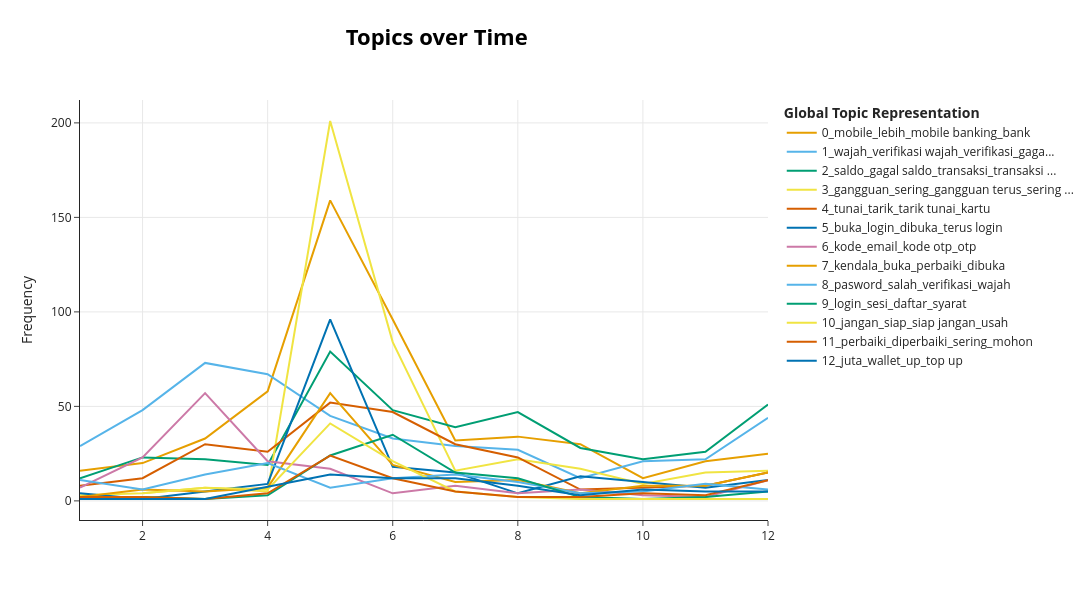

This figure's notebook cell:
### Markdown cell above
### 8.5 BERTopic native interactive plot

Quick interactive overview via plotly. Useful untuk eksplorasi, terlalu crowded untuk publication.

### Code cell
fig_native = topic_model_phase_c.visualize_topics_over_time(
    topics_over_time,
    top_n_topics=13,
    width=1200,
    height=600,
)
fig_native.show()

### Figure 1 — Plotly figure (JSON) as saved in the notebook; plotly's stock layout.template omitted (floating-point values rounded to 4 significant figures)
{"data": [{"hoverinfo": "text", "hovertext": ["<b>Topic 0</b><br>Words: mobile, lebih, fitur, mobile banking, kan", "<b>Topic 0</b><br>Words: mobile, lebih, mobile banking, mutasi, fitur", "<b>Topic 0</b><br>Words: mobile, mobile banking, lebih, lengkap, bank", "<b>Topic 0</b><br>Words: mobile, lebih, mobile banking, transaksi, pakai", "<b>Topic 0</b><br>Words: mobile, lebih, mobile banking, bank, pakai", "<b>Topic 0</b><br>Words: mobile, lebih, mobile banking, transaksi, pakai", "<b>Topic 0</b><br>Words: lebih, mobile, bank, pakai, transaksi", "<b>Topic 0</b><br>Words: mobile, mobile banking, lebih, lengkap, bank", "<b>Topic 0</b><br>Words: mobile, lebih, mobile banking, transaksi, bagus", "<b>Topic 0</b><br>Words: mobile, pakai, dokumen, rekening, menu", "<b>Topic 0</b><br>Words: mobile, lebih, kerja, mobile banking, bank", "<b>Topic 0</b><br>Words: mobile, lebih, bank, mobile banking, rekening"], "marker": {"color": "#E69F00"}, "mode": "lines", "name": "0_mobile_lebih_mobile banking_bank", "type": "scatter", "x": [1, 2, 3, 4, 5, 6, 7, 8, 9, 10, 11, 12], "y": [16, 20, 33, 58, 159, 96, 32, 34, 30, 12, 21, 25]}, {"hoverinfo": "text", "hovertext": ["<b>Topic 1</b><br>Words: wajah, verifikasi wajah, verifikasi, wajah gagal, gagal terus", "<b>Topic 1</b><br>Words: wajah, verifikasi wajah, verifikasi, gagal terus, mengikuti", "<b>Topic 1</b><br>Words: wajah, verifikasi wajah, verifikasi, gagal terus, wajah gagal", "<b>Topic 1</b><br>Words: wajah, verifikasi wajah, verifikasi, gagal terus, wajah gagal", "<b>Topic 1</b><br>Words: wajah, verifikasi wajah, verifikasi, gagal terus, verivikasi", "<b>Topic 1</b><br>Words: wajah, verifikasi wajah, verifikasi, gagal terus, wajah gagal", "<b>Topic 1</b><br>Words: wajah, verifikasi wajah, verifikasi, wajah susah, gagal terus", "<b>Topic 1</b><br>Words: wajah, verifikasi, verifikasi wajah, gagal terus, wajah gagal", "<b>Topic 1</b><br>Words: wajah, verifikasi wajah, verifikasi, gagal terus, wajah gagal", "<b>Topic 1</b><br>Words: wajah, verifikasi wajah, verifikasi, kedip, selalu gagal", "<b>Topic 1</b><br>Words: wajah, verifikasi, verifikasi wajah, gagal terus, wajah gagal", "<b>Topic 1</b><br>Words: wajah, verifikasi wajah, verifikasi, gagal terus, wajah susah"], "marker": {"color": "#56B4E9"}, "mode": "lines", "name": "1_wajah_verifikasi wajah_verifikasi_gaga...", "type": "scatter", "x": [1, 2, 3, 4, 5, 6, 7, 8, 9, 10, 11, 12], "y": [29, 48, 73, 67, 45, 33, 29, 27, 12, 21, 22, 44]}, {"hoverinfo": "text", "hovertext": ["<b>Topic 2</b><br>Words: saldo, tanya, gagal saldo, pengembalian, isi", "<b>Topic 2</b><br>Words: saldo, transaksi, gagal saldo, pulsa, transaksi gagal", "<b>Topic 2</b><br>Words: saldo, gagal saldo, transaksi, transaksi gagal, berkurang", "<b>Topic 2</b><br>Words: saldo, gagal saldo, berkurang, uang, transfer", "<b>Topic 2</b><br>Words: saldo, gagal saldo, transaksi, transaksi gagal, token", "<b>Topic 2</b><br>Words: saldo, transaksi, terpotong, gagal saldo, saldo terpotong", "<b>Topic 2</b><br>Words: saldo, gagal saldo, transaksi, berkurang, transaksi gagal", "<b>Topic 2</b><br>Words: saldo, transaksi, gagal saldo, transaksi gagal, terpotong", "<b>Topic 2</b><br>Words: saldo, gagal saldo, transaksi, berkurang, pulsa", "<b>Topic 2</b><br>Words: saldo, gagal saldo, pulsa, transaksi, transaksi gagal", "<b>Topic 2</b><br>Words: saldo, transaksi, gagal saldo, kepotong, uang", "<b>Topic 2</b><br>Words: saldo, gagal saldo, transaksi, kepotong, transaksi gagal"], "marker": {"color": "#009E73"}, "mode": "lines", "name": "2_saldo_gagal saldo_transaksi_transaksi ...", "type": "scatter", "x": [1, 2, 3, 4, 5, 6, 7, 8, 9, 10, 11, 12], "y": [12, 23, 22, 19, 79, 48, 39, 47, 28, 22, 26, 51]}, {"hoverinfo": "text", "hovertext": ["<b>Topic 3</b><br>Words: becus kerjanya, proses daftar, daftar banyak, perbaiki data, pengambilan foto", "<b>Topic 3</b><br>Words: karuan, parah jelas, gangguan bagaimana, error parah, bermutu", "<b>Topic 3</b><br>Words: awalnya, sering, sering error, tiba jadi, otpnya mau", "<b>Topic 3</b><br>Words: sering, bug qris, blank, updte, gj", "<b>Topic 3</b><br>Words: gangguan, sering, perbaikan, maintenance, gangguan terus", "<b>Topic 3</b><br>Words: gangguan, sering, sering error, sering gangguan, gangguan terus", "<b>Topic 3</b><br>Words: sering, gangguan, perbaikan, sering error, malam", "<b>Topic 3</b><br>Words: gangguan, sering, gangguan terus, malam, sering error", "<b>Topic 3</b><br>Words: sering, gangguan, gangguan terus, sering error, perbaiki", "<b>Topic 3</b><br>Words: gangguan, sering, berjam jam, ganguan, berjam", "<b>Topic 3</b><br>Words: sering, gangguan, ruwet, gangguan terus, sering error", "<b>Topic 3</b><br>Words: gangguan, sering, jam, gangguan terus, terlalu"], "marker": {"color": "#F0E442"}, "mode": "lines", "name": "3_gangguan_sering_gangguan terus_sering ...", "type": "scatter", "x": [1, 2, 3, 4, 5, 6, 7, 8, 9, 10, 11, 12], "y": [3, 4, 7, 5, 201, 84, 16, 22, 17, 9, 15, 16]}, {"hoverinfo": "text", "hovertext": ["<b>Topic 4</b><br>Words: tunai, tarik, tarik tunai, setor, kartu", "<b>Topic 4</b><br>Words: tunai, tarik, tarik tunai, kartu, tunai kartu", "<b>Topic 4</b><br>Words: tunai, tarik, tarik tunai, kartu, setor", "<b>Topic 4</b><br>Words: tunai, tarik, tarik tunai, kartu, tunai kartu", "<b>Topic 4</b><br>Words: tunai, tarik, tarik tunai, kartu, tunai kartu", "<b>Topic 4</b><br>Words: tunai, tarik, tarik tunai, kartu, tunai kartu", "<b>Topic 4</b><br>Words: tarik, tunai, tarik tunai, kartu, tunai kartu", "<b>Topic 4</b><br>Words: tunai, tarik, tarik tunai, kartu, tunai kartu", "<b>Topic 4</b><br>Words: tunai, tarik, setor tunai, setor, tarik tunai", "<b>Topic 4</b><br>Words: tunai, tarik, tarik tunai, kartu, setor", "<b>Topic 4</b><br>Words: tunai, tarik, tarik tunai, kartu, tunai kartu", "<b>Topic 4</b><br>Words: tunai, kartu, tarik, tunai kartu, setor"], "marker": {"color": "#D55E00"}, "mode": "lines", "name": "4_tunai_tarik_tarik tunai_kartu", "type": "scatter", "x": [1, 2, 3, 4, 5, 6, 7, 8, 9, 10, 11, 12], "y": [8, 12, 30, 26, 52, 47, 30, 23, 6, 7, 8, 15]}, {"hoverinfo": "text", "hovertext": ["<b>Topic 5</b><br>Words: terus sore, mondr, sore hari, tentukan, pas dibutuhkan", "<b>Topic 5</b><br>Words: buka, login, dibuka, terus login, sekarang", "<b>Topic 5</b><br>Words: biasa buat, login buat, transfer login, buka tiba, tiba perbaikan", "<b>Topic 5</b><br>Words: buka, login, terus tampilan, buka sekarang, buka bacaan", "<b>Topic 5</b><br>Words: buka, login, dibuka, pagi, buka buka", "<b>Topic 5</b><br>Words: buka, login, terus login, dibuka, gangguan", "<b>Topic 5</b><br>Words: buka, login, error terus, dibuka, login error", "<b>Topic 5</b><br>Words: min buka, dibuka aneh, enggak instal, crash, barusan", "<b>Topic 5</b><br>Words: buka, buka sama, login, kacau hari, stok", "<b>Topic 5</b><br>Words: buka, digunakan buka, privikasi, privikasi wajah, donload", "<b>Topic 5</b><br>Words: buka, login pakai, hari kebuka, buka sejak, respon buka", "<b>Topic 5</b><br>Words: buka, buka instal, pilihan kabupaten, buka masuk, mau install"], "marker": {"color": "#0072B2"}, "mode": "lines", "name": "5_buka_login_dibuka_terus login", "type": "scatter", "x": [1, 2, 3, 4, 5, 6, 7, 8, 9, 10, 11, 12], "y": [4, 1, 5, 9, 96, 18, 15, 4, 13, 10, 7, 11]}, {"hoverinfo": "text", "hovertext": ["<b>Topic 6</b><br>Words: kode, email, kode otp, otp, verifikasi email", "<b>Topic 6</b><br>Words: kode, kode otp, otp, email, verifikasi email", "<b>Topic 6</b><br>Words: kode, email, kode otp, otp, verifikasi email", "<b>Topic 6</b><br>Words: kode, kode otp, otp, email, kode kode", "<b>Topic 6</b><br>Words: kode, kode otp, otp, email, kode kode", "<b>Topic 6</b><br>Words: kode, kode otp, otp, email, kode kode", "<b>Topic 6</b><br>Words: kode, email, kode otp, otp, kode kode", "<b>Topic 6</b><br>Words: kode, email, kode otp, otp, kode kode", "<b>Topic 6</b><br>Words: kode, kode otp, otp, kode kode, email", "<b>Topic 6</b><br>Words: kode, kode otp, otp, email, kode kode", "<b>Topic 6</b><br>Words: kode, dimasuki malah, jarang muncul, kode otp, otp", "<b>Topic 6</b><br>Words: kode, kode otp, otp, email, kode kode"], "marker": {"color": "#CC79A7"}, "mode": "lines", "name": "6_kode_email_kode otp_otp", "type": "scatter", "x": [1, 2, 3, 4, 5, 6, 7, 8, 9, 10, 11, 12], "y": [7, 23, 57, 21, 17, 4, 8, 4, 6, 3, 2, 11]}, {"hoverinfo": "text", "hovertext": ["<b>Topic 7</b><br>Words: jaringan, dibuka, coba sering, perbaikan katanya, sama padahal", "<b>Topic 7</b><br>Words: coba, kendala, instal, perbaiki, mohon", "<b>Topic 7</b><br>Words: terkendala sistem, samsung, dipakek, terkendala, mau buka", "<b>Topic 7</b><br>Words: sedikit kendala, kendala, sedikit, dibuka, yuk coba", "<b>Topic 7</b><br>Words: buka, sedang, kendala, dibuka, perbaikan", "<b>Topic 7</b><br>Words: kendala, perbaiki, dibuka, aksesibilitas, sedikit kendala", "<b>Topic 7</b><br>Words: kendala, perbaiki, buka, coba, tetap", "<b>Topic 7</b><br>Words: buka, hapus, instal, perbaiki, kendala", "<b>Topic 7</b><br>Words: mengunakan, ngebug, sedang, wifi, dibuka", "<b>Topic 7</b><br>Words: buka, transaksi buka, bersihkan, coba, tulisan", "<b>Topic 7</b><br>Words: pakai wifi, buka, wifi, pakai, kesal", "<b>Topic 7</b><br>Words: kendala, perbaiki, buka, sedikit kendala, tim"], "marker": {"color": "#E69F00"}, "mode": "lines", "name": "7_kendala_buka_perbaiki_dibuka", "type": "scatter", "x": [1, 2, 3, 4, 5, 6, 7, 8, 9, 10, 11, 12], "y": [2, 6, 5, 7, 57, 19, 10, 11, 4, 8, 8, 15]}, {"hoverinfo": "text", "hovertext": ["<b>Topic 8</b><br>Words: verifikasi, wajah, salah, ktp, verifikasi wajah", "<b>Topic 8</b><br>Words: pin, password, salah, verifikasi, pas", "<b>Topic 8</b><br>Words: wajah, verifikasi, salah, pin, password", "<b>Topic 8</b><br>Words: pasword, salah, pin, ganti, password", "<b>Topic 8</b><br>Words: sidik, jari, sidik jari, salah, pin", "<b>Topic 8</b><br>Words: salah, pasword, pin, verifikasi, ganti", "<b>Topic 8</b><br>Words: wajah, salah, pin, verifikasi, pasword", "<b>Topic 8</b><br>Words: verifikasi, wajah, verifikasi wajah, pasword, salah", "<b>Topic 8</b><br>Words: tlong perbaiki, verifikasi, pin, coba, tlong", "<b>Topic 8</b><br>Words: wajah, verifikasi, verifikasi wajah, hadap, gagal gagal", "<b>Topic 8</b><br>Words: pasword, sidik, salah, memasukkan, password", "<b>Topic 8</b><br>Words: pasword, salah, verifikasi, wajah, verifikasi wajah"], "marker": {"color": "#56B4E9"}, "mode": "lines", "name": "8_pasword_salah_verifikasi_wajah", "type": "scatter", "x": [1, 2, 3, 4, 5, 6, 7, 8, 9, 10, 11, 12], "y": [11, 6, 14, 20, 7, 12, 14, 10, 4, 5, 9, 6]}, {"hoverinfo": "text", "hovertext": ["<b>Topic 9</b><br>Words: daftar sangat, selalu disuruh, hari login, susahh, login login", "<b>Topic 9</b><br>Words: besoknya, buat pertama, buka muter, kendala foto, waktu buat", "<b>Topic 9</b><br>Words: password kayak, digunakan akun, lama digunakan, ter, mendaftar", "<b>Topic 9</b><br>Words: expired, arab, daftar, sesi, login", "<b>Topic 9</b><br>Words: syarat, login, sesi, daftar, berakhir", "<b>Topic 9</b><br>Words: login, sesi, syarat, berakhir, muncul", "<b>Topic 9</b><br>Words: login, daftar, sesi, syarat, ketentuan", "<b>Topic 9</b><br>Words: login, daftar, sesi, akun, punya akun", "<b>Topic 9</b><br>Words: login, mau login, daftar, kayak jelas, jelas pasword", "<b>Topic 9</b><br>Words: password, password sesuai, dikenakan, dipastikan, parahnya", "<b>Topic 9</b><br>Words: bagaimana pas, data semua, registrasi selesai, bikin bagaimana, sama malah", "<b>Topic 9</b><br>Words: daftar, awal, login, sendiri, keluar sendiri"], "marker": {"color": "#009E73"}, "mode": "lines", "name": "9_login_sesi_daftar_syarat", "type": "scatter", "x": [1, 2, 3, 4, 5, 6, 7, 8, 9, 10, 11, 12], "y": [1, 2, 1, 3, 24, 35, 15, 12, 2, 1, 2, 5]}, {"hoverinfo": "text", "hovertext": ["<b>Topic 10</b><br>Words: diluncurin, siap, jangan, segala, memang", "<b>Topic 10</b><br>Words: jangan, siap, usah, siap jangan, apaan", "<b>Topic 10</b><br>Words: siap, jangan, usah, gangguan terus, terus menghambat", "<b>Topic 10</b><br>Words: jangan, siap, siap jangan, usah, rilis", "<b>Topic 10</b><br>Words: jangan, siap, siap jangan, enggak, usah", "<b>Topic 10</b><br>Words: jangan, jangan launching, launching, siap, siap jangan", "<b>Topic 10</b><br>Words: jangan, jangan setengah, bikin jangan, jangan rilis, sempurna jangan", "<b>Topic 10</b><br>Words: selalu lemot, bikin usah, usah bikin, niat bikin, bikin", "<b>Topic 10</b><br>Words: siap, bener siap, siap buka, buka menu, ujung pakai", "<b>Topic 10</b><br>Words: rilis, selesai, jangan, siap, siap jangan", "<b>Topic 10</b><br>Words: lama lemot, jangan memaksakan, sekali sering, lama jangan, lemot sekali"], "marker": {"color": "#F0E442"}, "mode": "lines", "name": "10_jangan_siap_siap jangan_usah", "type": "scatter", "x": [2, 3, 4, 5, 6, 7, 8, 9, 10, 11, 12], "y": [4, 7, 6, 41, 21, 5, 2, 1, 1, 1, 1]}, {"hoverinfo": "text", "hovertext": ["<b>Topic 11</b><br>Words: bug, malah bug, cepat, bug parah, sistem perbaiki", "<b>Topic 11</b><br>Words: uang dong, dong benahi, pertimbangkan, gagal kirim, benahi", "<b>Topic 11</b><br>Words: selalu ganguan, kurang nyaman, tingkatkan, ganguan, sistemnya", "<b>Topic 11</b><br>Words: diperbaiki, masuk hapus, perbaikan perhatikan, masalah perbaikan, layanannya", "<b>Topic 11</b><br>Words: perbaiki, diperbaiki, mohon, sering, segera", "<b>Topic 11</b><br>Words: sering, perbaiki, diperbaiki, mohon, sering error", "<b>Topic 11</b><br>Words: lemot, berulang kali, berulang, perbaiki, diperbaiki", "<b>Topic 11</b><br>Words: bikin jadi, sukanya bermasalah, sering gunakan, buat malu, jadi nyaman", "<b>Topic 11</b><br>Words: dikit, kondisikan, ulang perbaiki, bug update, kebanyakan bug", "<b>Topic 11</b><br>Words: diperbaiki, perbaiki, sering, tampilan logo, jauh mohon", "<b>Topic 11</b><br>Words: sangat sayangkan, sayangkan, gagal perbaiki, terus lah, transfer sering", "<b>Topic 11</b><br>Words: perbaiki, diperbaiki, perbaiki sangat, susah dibuka, mohon"], "marker": {"color": "#D55E00"}, "mode": "lines", "name": "11_perbaiki_diperbaiki_sering_mohon", "type": "scatter", "x": [1, 2, 3, 4, 5, 6, 7, 8, 9, 10, 11, 12], "y": [2, 2, 1, 4, 24, 12, 5, 2, 2, 4, 3, 11]}, {"hoverinfo": "text", "hovertext": ["<b>Topic 12</b><br>Words: tranfer, tranfer rek, dplk simponi, bintangnya, simponi", "<b>Topic 12</b><br>Words: mana transfer, trss, aneh mana, gabisaa, via virtual", "<b>Topic 12</b><br>Words: sama setoran, serba salah, menu penarikan, penarikan sama, skalian", "<b>Topic 12</b><br>Words: juta, wallet, up, top up, top", "<b>Topic 12</b><br>Words: juta, wallet, top up, up, top", "<b>Topic 12</b><br>Words: top up, up, top, wallet, juta", "<b>Topic 12</b><br>Words: juta, wallet, top up, up, top", "<b>Topic 12</b><br>Words: limit, top up, top, up, perhari", "<b>Topic 12</b><br>Words: juta, lebih juta, top up, up, top", "<b>Topic 12</b><br>Words: limitnya, limit, top up, up, top", "<b>Topic 12</b><br>Words: juta, wallet, rp, up, top up"], "marker": {"color": "#0072B2"}, "mode": "lines", "name": "12_juta_wallet_up_top up", "type": "scatter", "x": [1, 2, 3, 5, 6, 7, 8, 9, 10, 11, 12], "y": [1, 1, 1, 14, 12, 12, 8, 3, 6, 5, 5]}], "layout": {"height": 600, "hoverlabel": {"bgcolor": "white", "font": {"family": "Rockwell", "size": 16}}, "legend": {"title": {"text": "<b>Global Topic Representation"}}, "title": {"font": {"color": "Black", "size": 22}, "text": "<b>Topics over Time</b>", "x": 0.4, "xanchor": "center", "y": 0.95, "yanchor": "top"}, "width": 1200, "xaxis": {"showgrid": true}, "yaxis": {"showgrid": true, "title": {"text": "Frequency"}}}}
